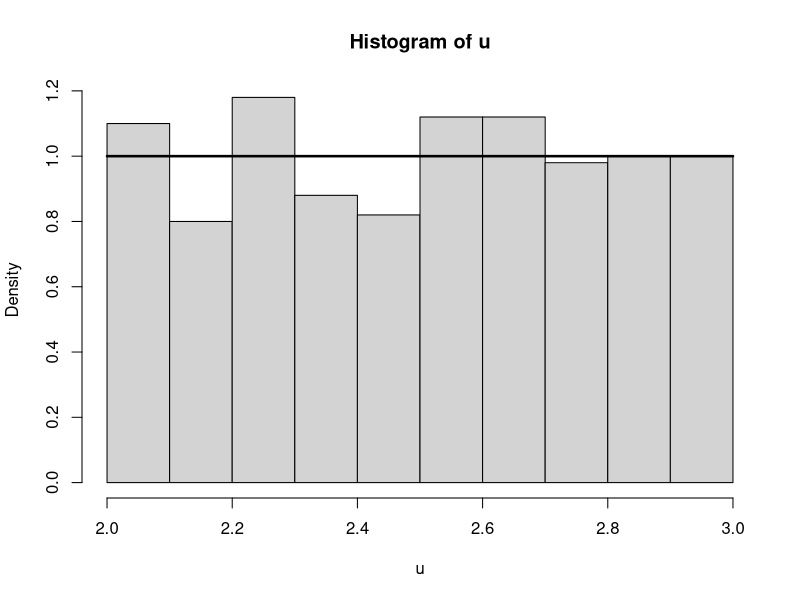
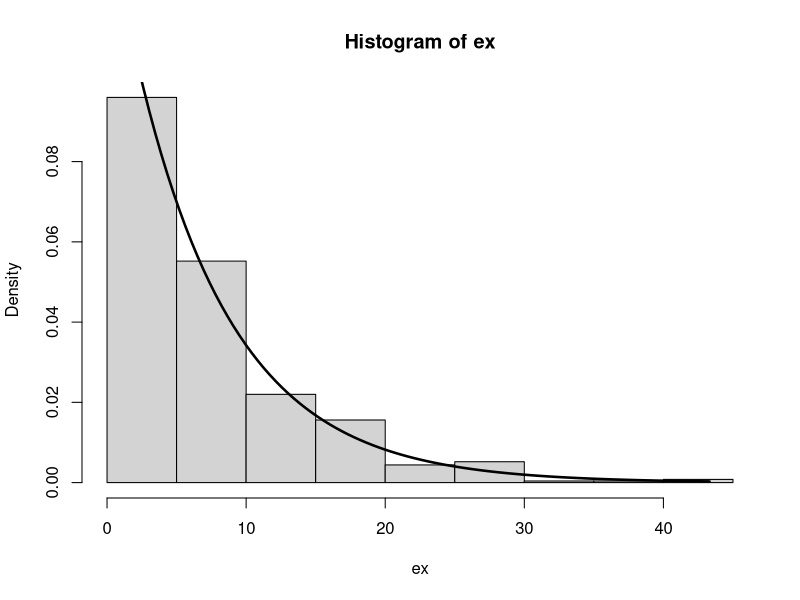
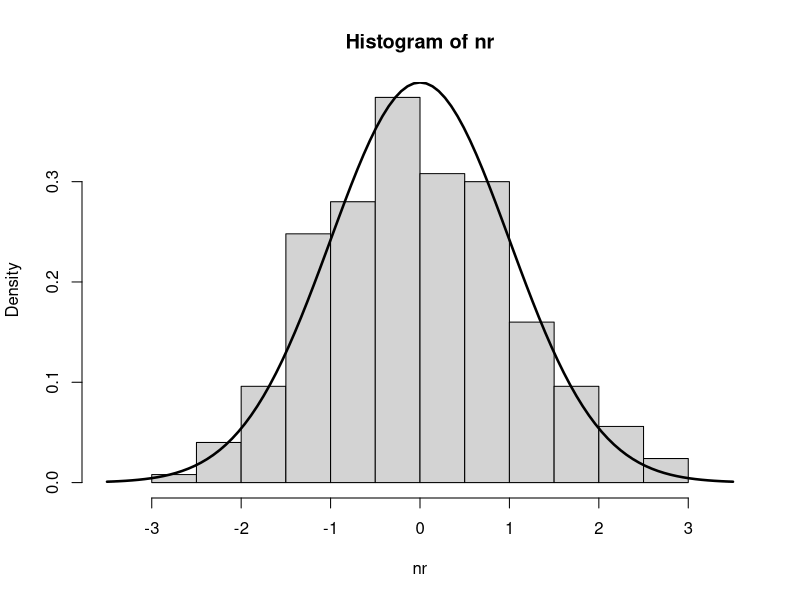

These figures' R source, in order:
# Task 1
sim.5balls <- function() {
  x <- sample(1:5, 2, replace=T)
  x[1] == x[2]
}
zad1 <- replicate(100000, sim.5balls())
sum(zad1)/length(zad1)
# solution: ~0.2


# Task 2
sim.socks <- function() {
  socks <- c(1, 1, 2, 2, 3, 3)
  x <- sample(socks, 2, replace=F)
  x[1] == x[2]
}
zad2 <- replicate(100000, sim.socks())
sum(zad2)/length(zad2)
# solution: ~0.2


# Task 3
sim.5keys <- function() {
  keys <- c(1, 2, 3, 4, 5)
  x <- sample(keys, 5, replace=F)
  x[5] == 5
}
prob.5keys <- function(times) {
  zad3 <- replicate(times, sim.5keys())
  sum(zad3)/length(zad3)
}
prob.5keys(100000)
# solution: ~0.2


# Task 4
sim.student <- function() {
  questions <- c(rep(0, 3), rep(1, 17))  # questions = (0, 0, 0, 1,..., 1)
  x <- sample(questions, 2, replace=F)
  sum(x) == 1
}
prob.student <- function(times) {
  zad4 <-replicate(times, sim.student())
  sum(zad4)/length(zad4)
}
prob.student(100000)
# solution: ~0.25


# Task 5


# Task 27
u <- runif(500, 2, 3)
hist(u, probability=T)
curve(dunif(x, 2, 3), from=2, to=3, add=T, lwd=2.5)


# Task 28
ex <- rexp(500, rate=1/7)
hist(ex, probability=T)
curve(dexp(x, rate=1/7), from=0, to=max(ex), add=T, lwd=2.5)


# Task 29
nr <- rnorm(500, 0, 1)
hist( nr, probability=T, xlim=c(-3.5,3.5) )
curve( dnorm(x, 0, 1), add=T, lwd=2.5 )


# Task 30
# Probability
punif(250, 248, 255)
# P(X > v) = 0.95
qunif(0.05, 248, 255)
# Checking:
punif(248.35, 248, 255)


# Task 31
# P(X > 10)
1 - pexp(10, rate=1/10)
# P(X < 11) - P(X < 7)
pexp(11, rate=1/10) - pexp(7, 1/10)
# P(X > t) = 0.97
qexp(0.03, rate=1/10)


# Task 32
# P(X > 51)
1 - pnorm(51, 41, 5)
# P(45 < X < 50)
pnorm(50, 41, 5) - pnorm(45, 41, 5)
# P(X < t) = 0.99
qnorm(0.99, 41, 5)


# Task 33
# A
vol <- rnorm(100000, 252, 3)
sum(vol > 250) / length(vol)

p.a <- 1 - pnorm(250, 252, 3)

# B
sim.zad33A <- function(){
  vol <- pnorm(5, 252, 3)
  sum(vol > 250) <= 2
}
zad33A <- replicate(10000, sim.zad33A())
sum(zad33A)/length(zad33A)

pbinom(2, 5, p.a)


# Task 34
n <- 10000000
x <- runif(n, -1, 1)
y <- runif(n, -1, 1)
4*sum(x^2 + y^2 < 1) / n


# Task 35
f <- function(x){
  exp(-x^2/2) * (1/sqrt(2*pi))
}
a <- 0.8
b <- 4
n <- 100000
x <- runif(n, a , b)
y <- runif(n, 0, f(a))
(sum(y < f(x)) / n) * (b-a) * f(a)

pnorm(4) - pnorm(0.8)
